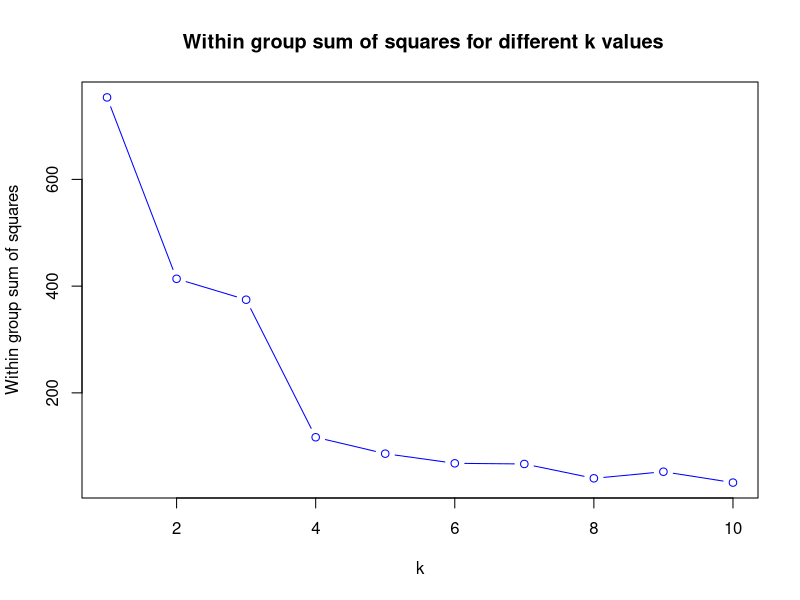
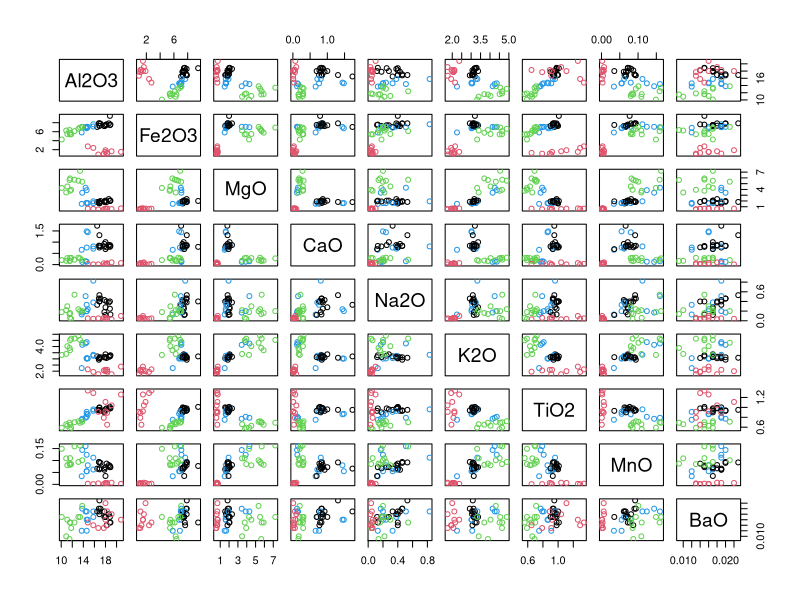
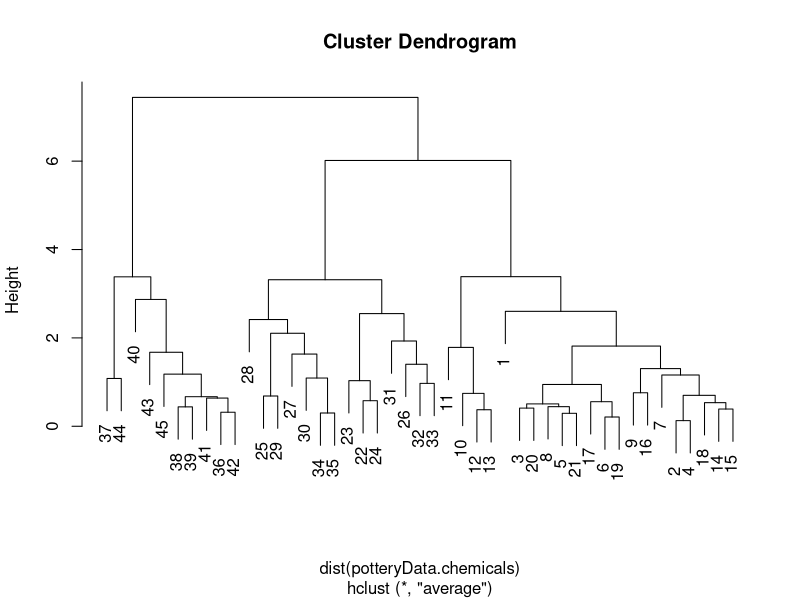

Source code (R) for these figures, in order:
# Name: Milos Maksimovic
# Student Number: 14205449

# Question 2
setwd("C:/Users/milosma/OneDrive/Documents/MSc in Data Analytics/Year 2 - Semester 2/STAT40740 - Multivariate Analysis/Assignment 01")

# Read the data
potteryData <- read.csv("PotteryData.csv")

# Explore the data
potteryData
typeof(potteryData)
summary(potteryData)

potteryData.chemicals <- potteryData[1:9]

# (a)
# Set seed so we can repeat the results
seed <- 1000

# Function for plotting Within sum of squares for different K values, returns WGSS vector
plotWGSS <- function(data, K, seed = 123) {
  # Setting seed to the same value so we can reproduce results
  set.seed(seed)
  WGSS <- rep(0,K)
  n <- nrow(data)
  # Find WGSS for k = 1
  WGSS[1] <- (n-1)*sum(apply(data, 2, var))
  # Find WGSS for different values of k
  for (k in 2:10) {
    WGSS[k] <- sum(kmeans(data, centers = k)$withinss)
  }
  
  # Plot the WGSS graph
  plot(1:10, WGSS, type = "b", main = " Within group sum of squares for different k values", xlab = "k", ylab = "Within group sum of squares", col = "blue")
  return(WGSS)
}

# plot WGSS graph for chemicals
plotWGSS(potteryData.chemicals, 10, seed)

# Based on the Within sum of square graph for different k-values we see that k-means stabilizes for k = 4 so we choose K=4 for further calculations.

# Function for calculating k-means and plotting the clusters that are discovered using k-means
calcAndPlotKmeans <- function(data, K, seed = 123) {
  set.seed(seed)
  res <- kmeans(data, centers = K)
  table(res$cluster)
  plot(data, col = res$cluster)
  points(res$centers, col = 1:K, pch = 8)
  return (res)
}

# Calculate clusters for k = 4
K <- 4
potteryData.kmeans4<-calcAndPlotKmeans(potteryData.chemicals, K, seed)
table(potteryData.kmeans4$cluster)

# (b)
potteryData.hclust.average <- hclust(dist(potteryData.chemicals), method = "average")
plot(potteryData.hclust.average)
# From the dendrogram, it looks like it is reasonable to cut dedrogram at height 4, which gives us 3 clusters
hcl <- cutree(potteryData.hclust.average, h = 4)
table(hcl)

# (c)
# Load library mclust
library(mclust)
# Calculate and print Adjusted Rand Index
adjRand <- adjustedRandIndex(hcl, potteryData.kmeans4$cluster)
adjRand
table(hcl, potteryData.kmeans4$cluster)


# (d)
# Relationship between k-means clusters and klin variable
table(potteryData.kmeans4$cluster, potteryData$kiln)
# Relationship between clusters created using hierarchical clustering and klin variable
table(hcl, potteryData$kiln)
